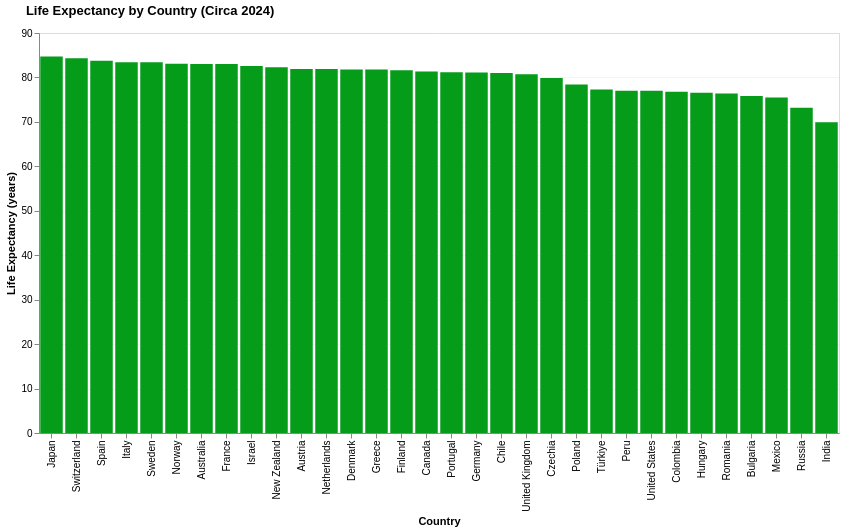

Notebook code for this chart:
### Code cell
chart_life = create_country_bar_chart(national_data, title_text="Life Expectancy by Country (Circa 2024)", axis_title="Life Expectancy (years)", color_t=PRESETS["health"]["color"])
chart_life.save("C:\\Users\\lopez\\github\\capp30239\\static_visualization_project\\graphs\\bar_health_life_expectancy_by_country.png")
chart_life

### Figure 1 — Vega-Lite specification as saved in the notebook (floating-point values rounded to 4 significant figures)
{"config": {"view": {"continuousWidth": 300, "continuousHeight": 300}}, "data": {"name": "data-38ca73f29bc18e29f30daaee98c2bca4"}, "mark": {"type": "bar", "color": "#059C19"}, "encoding": {"tooltip": [{"field": "Reference area", "type": "nominal"}, {"field": "OBS_VALUE", "type": "quantitative"}], "x": {"field": "Reference area", "sort": "-y", "title": "Country", "type": "nominal"}, "y": {"axis": {"grid": true, "gridColor": "#dbdbdb", "gridOpacity": 0.3}, "field": "OBS_VALUE", "title": "Life Expectancy (years)", "type": "quantitative"}}, "height": 400, "resolve": {"legend": {"color": "independent", "shape": "independent"}}, "title": {"text": "Life Expectancy by Country (Circa 2024)", "anchor": "start", "dx": 20, "offset": 10}, "width": 800, "$schema": "https://vega.github.io/schema/vega-lite/v5.20.1.json", "datasets": {"data-38ca73f29bc18e29f30daaee98c2bca4": [{"Reference area": "Australia", "OBS_VALUE": 83.0, "Type": "National Average"}, {"Reference area": "Austria", "OBS_VALUE": 81.9, "Type": "National Average"}, {"Reference area": "Bulgaria", "OBS_VALUE": 75.8, "Type": "National Average"}, {"Reference area": "Canada", "OBS_VALUE": 81.34, "Type": "National Average"}, {"Reference area": "Switzerland", "OBS_VALUE": 84.3, "Type": "National Average"}, {"Reference area": "Chile", "OBS_VALUE": 81.0, "Type": "National Average"}, {"Reference area": "Colombia", "OBS_VALUE": 76.8, "Type": "National Average"}, {"Reference area": "Czechia", "OBS_VALUE": 79.9, "Type": "National Average"}, {"Reference area": "Germany", "OBS_VALUE": 81.1, "Type": "National Average"}, {"Reference area": "Denmark", "OBS_VALUE": 81.8, "Type": "National Average"}, {"Reference area": "Spain", "OBS_VALUE": 83.77, "Type": "National Average"}, {"Reference area": "Finland", "OBS_VALUE": 81.6, "Type": "National Average"}, {"Reference area": "France", "OBS_VALUE": 83.0, "Type": "National Average"}, {"Reference area": "United Kingdom", "OBS_VALUE": 80.7, "Type": "National Average"}, {"Reference area": "Greece", "OBS_VALUE": 81.8, "Type": "National Average"}, {"Reference area": "Hungary", "OBS_VALUE": 76.54, "Type": "National Average"}, {"Reference area": "India", "OBS_VALUE": 69.9, "Type": "National Average"}, {"Reference area": "Israel", "OBS_VALUE": 82.6, "Type": "National Average"}, {"Reference area": "Italy", "OBS_VALUE": 83.4, "Type": "National Average"}, {"Reference area": "Japan", "OBS_VALUE": 84.72, "Type": "National Average"}, {"Reference area": "Mexico", "OBS_VALUE": 75.5, "Type": "National Average"}, {"Reference area": "Netherlands", "OBS_VALUE": 81.9, "Type": "National Average"}, {"Reference area": "Norway", "OBS_VALUE": 83.1, "Type": "National Average"}, {"Reference area": "New Zealand", "OBS_VALUE": 82.3, "Type": "National Average"}, {"Reference area": "Peru", "OBS_VALUE": 77.0, "Type": "National Average"}, {"Reference area": "Poland", "OBS_VALUE": 78.4, "Type": "National Average"}, {"Reference area": "Portugal", "OBS_VALUE": 81.17, "Type": "National Average"}, {"Reference area": "Romania", "OBS_VALUE": 76.4, "Type": "National Average"}, {"Reference area": "Russia", "OBS_VALUE": 73.2, "Type": "National Average"}, {"Reference area": "Sweden", "OBS_VALUE": 83.4, "Type": "National Average"}, {"Reference area": "Türkiye", "OBS_VALUE": 77.3, "Type": "National Average"}, {"Reference area": "United States", "OBS_VALUE": 77.0, "Type": "National Average"}]}}
